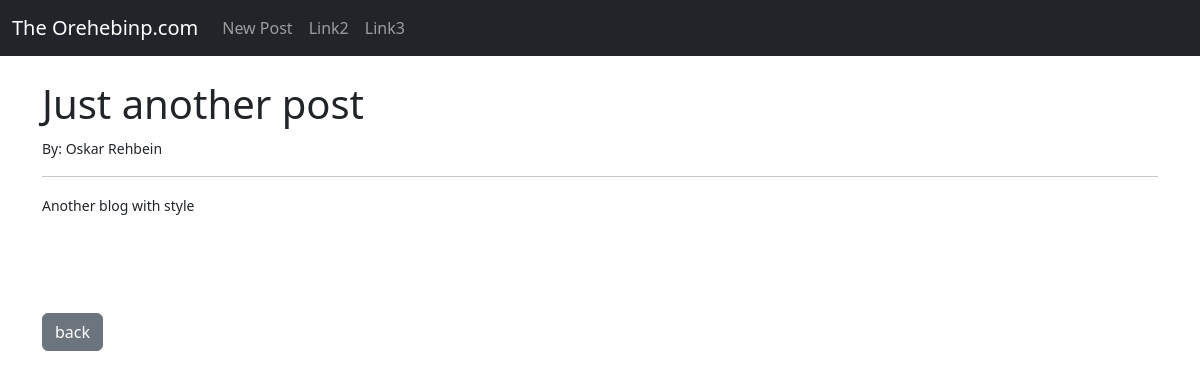
/post/6, run on the app's committed database.
### SuperBlog/models.py (models this page shows, shortened)
class Post(models.Model):
    title = models.CharField(max_length=255)
    title_tag = models.CharField(max_length=255, default="The Orehbeinp dot com")
    test_tag = models.CharField(max_length=50, default="Test complete, without default, it fails")
    author = models.ForeignKey(User, on_delete=models.CASCADE)
    body = models.TextField()

### SuperBlog/views.py (the view)
# urls.py: path('post/<int:pk>', PostDetailView.as_view(), name="post-detail"),
class PostDetailView(DetailView):
    model = Post
    template_name = 'post_detail.html'

### SuperBlog/templates/post_detail.html (shortened to what this page needs)
{% extends 'base.html' %}
{% block content %}
<h1> {{post.title}} </h1>
<small> By: {{post.author.first_name}} {{post.author.last_name}} </small> <br>
<hr>
<small> {{post.body}} </small>
<br/><br/><br/><br/><br/>
<a href="{% url 'home' %}" class="btn btn-secondary"> back </a>
{% endblock %}

### data on the page
Post: title "Just another post", author.first_name "Oskar", author.last_name "Rehbein", body "Another blog with style"
